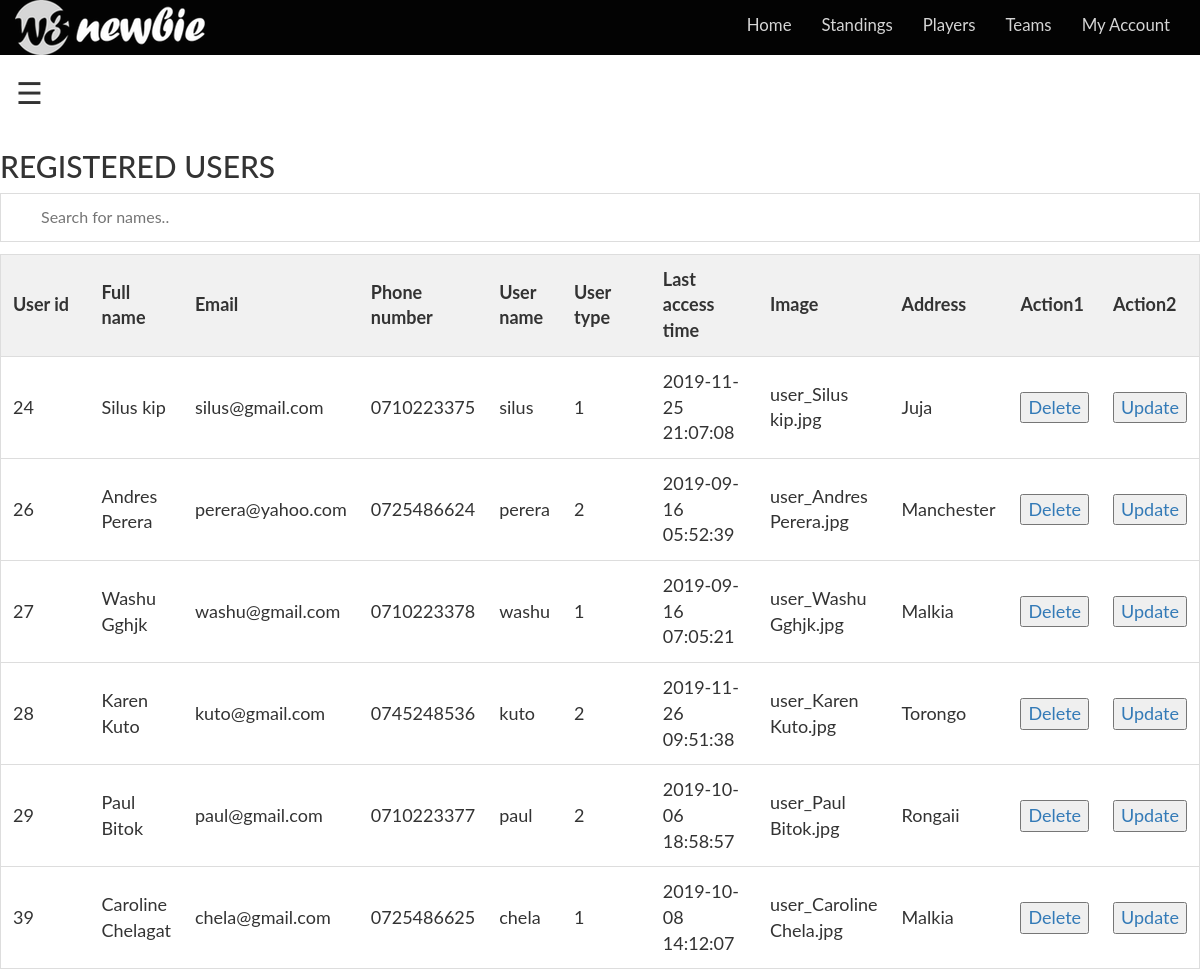
/users2.php (signed in), run on the app's committed database.
### tables this page shows
CREATE TABLE `users` (
  `userId` int(15) NOT NULL,
  `Full_Name` varchar(50) NOT NULL,
  `email` varchar(50) NOT NULL,
  `phone_Number` varchar(15) NOT NULL,
  `User_Name` varchar(50) NOT NULL,
  `Password` varchar(50) NOT NULL DEFAULT '123456',
  `UserType` int(9) NOT NULL,
  `AccessTime` timestamp NOT NULL DEFAULT CURRENT_TIMESTAMP,
  `Image` varchar(100) NOT NULL,
  `Address` varchar(100) NOT NULL
);

### users2.php (the view, shortened to what this page needs)
<?php
    require_once "connection.php";
?>
<!DOCTYPE html>
<html>
<head>
  <link rel="stylesheet" href="https://maxcdn.bootstrapcdn.com/bootstrap/3.3.7/css/bootstrap.min.css">
  <link rel="stylesheet" href="https://cdnjs.cloudflare.com/ajax/libs/font-awesome/4.7.0/css/font-awesome.min.css">
  <link rel="stylesheet" type="text/css" href="css.css">
</head>
<body>
<nav class="navbar navbar-inverse">
      <div class="container-fluid">
        <div class="navbar-header">
          <a href="#" class="navbar-nav navbar navbar-right"><img src="img/w3newbie.png"></a>
        </div>
        <div class="collapse navbar-collapse" id="myNavbar">
          <ul class="nav navbar-nav navbar-right">
            <li><a href="home.php">Home</a> </li>
            <li> <a href="standings.php">Standings</a></li>
            <li> <a href="players.php">Players</a></li>
                    <li> <a href="teams.php">Teams</a></li>
                    <li> <a href="form.php">My Account</a></li>
          </ul>
        </div>
      </div>
   </nav>
<body>
<div id="main">
    <span style="font-size:30px;cursor:pointer" onclick="openNav()">&#9776;</span>
</div>
</body>
<h2>REGISTERED USERS</h2>
<input type="text" id="myInput" onkeyup="myFunction()" placeholder="Search for names.." title="Type in a name">
<table id="myTable" width="100%">
  <tr class="header">
    <th style="width:10%;">User id</th>
    <th style="width:5%;">Full name</th>
    <th style="width:5%;">Email</th>
    <th style="width:5%;">Phone number</th>
    <th style="width:5%;">User name</th>
    <th style="width:10%;">User type</th>
    <th style="width:10%;">Last access time</th>
    <th style="width:10%;">Image</th>
    <th style="width:10%;">Address</th>
    <th style="width:7%;">Action1</th>
    <th style="width:7%;">Action2</th>
  </tr>
  <?php
$select_qry="SELECT `userId`, `Full_Name`, `email`, `phone_Number`, `User_Name`, `UserType`, `AccessTime`, `Image`, `Address` FROM `users`  ";
$results=$conn->query($select_qry);
if ($results->num_rows>0){
  while ($row=$results->fetch_assoc()) {
 ?>
  <tr>
  <td align="center" scope="row"><?php echo $row["userId"]; ?></td>
  <td align="center" scope="row"><?php echo $row["Full_Name"]; ?></td>
  <td align="center" scope="row"><?php echo $row["email"]; ?></td>
  <td align="center" scope="row"><?php echo $row["phone_Number"]; ?></td>
  <td align="center" scope="row"><?php echo $row["User_Name"]; ?></td>
  <td align="center" scope="row"><?php echo $row["UserType"]; ?></td>
  <td align="center" scope="row"><?php echo $row["AccessTime"]; ?></td>
  <td align="center" scope="row"><?php echo $row["Image"]; ?></td>
  <td align="center" scope="row"><?php echo $row["Address"]; ?></td>
  <td align="center"><a href="delete.php?userId=<?= $row['userId']?>"><button>Delete</button>
          <td align="center"><a href="review.php?userId=<?= $row['userId']?>"><button>Update</button>
 </tr>
 <?php
 }
}else {
  echo "0 results";
 }
    ?>
</table>
</body>
</html>

### css.css (style rules this page uses)
.navbar { margin-bottom: 0; border-radius: 0; background-color: #030303; color: #FFF padding: 1% 0; font-size: 1.2em; border:0; }
.navbar-inverse .navbar-nav li a { color: #D5D5D5; }

### users2.php (style rules this page uses)
* { box-sizing: border-box; }
.navbar { margin-bottom: 0; border-radius: 0; background-color: #030303; color: #FFF padding: 1% 0; font-size: 1.2em; border:0; }
#myInput { background-image: url('/css/searchicon.png'); background-position: 10px 10px; background-repeat: no-repeat; width: 100%; font-size: 16px; padding: 12px 20px 12px 40px; border: 1px solid #ddd; margin-bottom: 12px; }
#myTable { border-collapse: collapse; width: 100%; border: 1px solid #ddd; font-size: 18px; }
#myTable th, #myTable td { text-align: left; padding: 12px; }
#myTable tr { border-bottom: 1px solid #ddd; }
#myTable tr.header, #myTable tr:hover { background-color: #f1f1f1; }
body { font-family: "Lato", sans-serif; transition: background-color .5s; }
#main { transition: margin-left .5s; padding: 16px; }

### data on the page
users: userId "24", Full_Name "Silus kip", email "silus@gmail.com", phone_Number "0710223375", User_Name "silus", UserType "1", AccessTime "2019-11-25 21:07:08", Image "user_Silus kip.jpg", Address "Juja"
users: userId "26", Full_Name "Andres Perera", email "perera@yahoo.com", phone_Number "0725486624", User_Name "perera", UserType "2", AccessTime "2019-09-16 05:52:39", Image "user_Andres Perera.jpg", Address "Manchester"
users: userId "27", Full_Name "Washu Gghjk", email "washu@gmail.com", phone_Number "0710223378", User_Name "washu", UserType "1", AccessTime "2019-09-16 07:05:21", Image "user_Washu Gghjk.jpg", Address "Malkia"
users: userId "28", Full_Name "Karen Kuto", email "kuto@gmail.com", phone_Number "0745248536", User_Name "kuto", UserType "2", AccessTime "2019-11-26 09:51:38", Image "user_Karen Kuto.jpg", Address "Torongo"
users: userId "29", Full_Name "Paul Bitok", email "paul@gmail.com", phone_Number "0710223377", User_Name "paul", UserType "2", AccessTime "2019-10-06 18:58:57", Image "user_Paul Bitok.jpg", Address "Rongaii"
users: userId "39", Full_Name "Caroline Chelagat", email "chela@gmail.com", phone_Number "0725486625", User_Name "chela", UserType "1", AccessTime "2019-10-08 14:12:07", Image "user_Caroline Chela.jpg", Address "Malkia"
